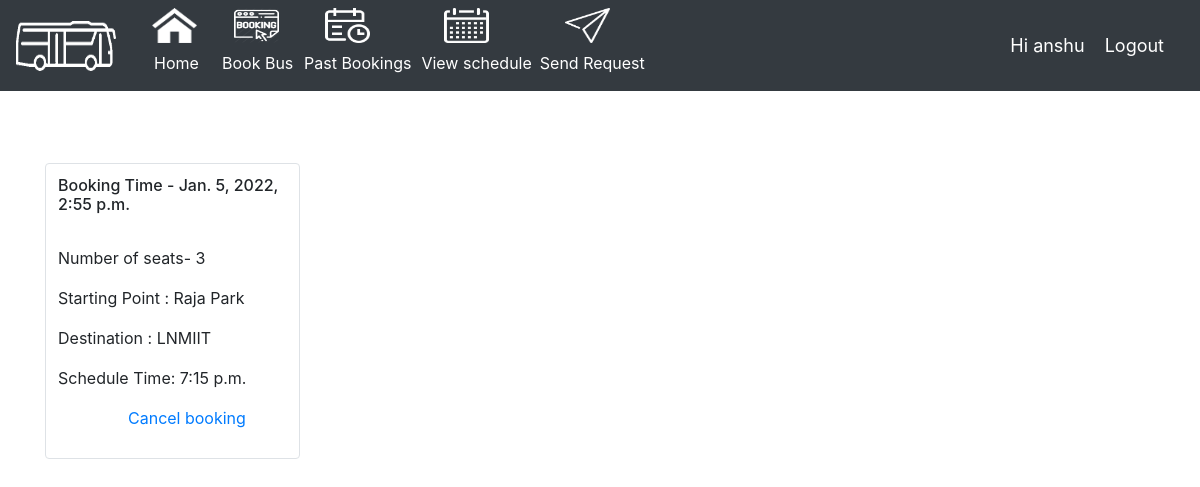
/view_booking/ (signed in), run on the app's committed database.
### bus_M_/models.py (models this page shows, shortened)
class Booking(models.Model):
    booking_id=models.AutoField(primary_key=True)
    user_email=models.ForeignKey(User,on_delete= models.CASCADE)
    date_time=models.DateTimeField(null=True)
    seat_no=models.IntegerField(null=False)
    schedule_id=models.ForeignKey(Schedule,null=False,on_delete= models.CASCADE)
    refund_status=models.BooleanField(default=False)

class Schedule(models.Model):
    CATEGORY = (
			('Sunday', 'Sunday'),
			('Monday', 'Monday'),
            ('Tuesday', 'Tuesday'),
            ('Wednesday', 'Wednesday'),
            ('Thrusday', 'Thrusday'),
            ('Friday', 'Friday'),
            ('Saturday', 'Saturday'),
			)
    schedule_id = models.AutoField(primary_key=True)
    bus_id = models.ForeignKey(Bus, null=True, on_delete= models.CASCADE)
    time = models.TimeField(null=False)
    start = models.CharField(max_length=300,null=False)
    destination=models.CharField(max_length=300,null=False)
    available_seats = models.IntegerField(null=False)
    day= models.CharField(max_length=200,null=False,choices=CATEGORY)
    running_status = models.BooleanField(default=True)

### bus_M_/views.py (the view)
# urls.py: path('view_booking/', views.view_booking, name='view_booking'),
@login_required(login_url='login')
def view_booking(request):
    user = request.user
    booking_obj = Booking.objects.filter(user_email = user).all()
    schedule_obj = Schedule.objects.all()
    return render(request,'accounts/Past_bookings.html',{'booking_obj' : booking_obj, 'schedule_obj' : schedule_obj})

### bus_M_/templates/accounts/Past_bookings.html (shortened to what this page needs)
{%  extends 'accounts/main.html' %}
{% block content %}
<br><br><br>
<div class="container">
    <div class="row">
      {% for p in booking_obj %}
      <div class="col-md-7 col-lg-3 d-flex align-items-stretch" data-aos="fade-up">
        <div class="icon-box icon-box-pink">
            <div class="blog-post rounded border" style="padding: 12px 12px 12px;">
          <h6 class="title">Booking Time - {{p.date_time}}</h6><br>
          <p class="title">Number of seats- {{p.seat_no}}</p>
           <p class="description">Starting Point :  {{p.schedule_id.start}}</p>
           <p class="description">Destination :  {{p.schedule_id.destination}}</p>
           <p class="description">Schedule Time:  {{p.schedule_id.time}}</p>
           <p><a type="submit" style="margin-left: 70px;" href="{% url 'cancel_booking' p.booking_id %}">Cancel booking</a></p>
            </div>
        </div>
      </div>
      {%endfor%}
    </div>
  </div>
{% endblock content %}

### bus_M_/templates/accounts/navbar.html (shortened to what this page needs)
{% load static %}
<nav class="navbar navbar-expand-lg navbar-dark bg-dark">
 <img src="{% static 'images/buslogo.png' %}" class="image">&nbsp; &nbsp;&nbsp;&nbsp;&nbsp;&nbsp;&nbsp;
  <div class="collapse navbar-collapse" id="navbarNav">
    <ul class="navbar-nav">
      <li class="nav-item active">
        <img src="{% static 'images/home icon.png' %}" class="image" style="width:45px; height:35px;">&nbsp; &nbsp;&nbsp;&nbsp;&nbsp;
        <a class="nav-link" href="{% url 'home'%}" style="margin-left:-6px;">Home</a>
      </li>
      <li class="nav-item active">
        <img src="{% static 'images/booking.png' %}" class="image" style="width:45px; height:35px; margin-left:10px;">&nbsp; &nbsp;&nbsp; &nbsp;
        <a class="nav-link" href="{% url 'book_bus'%}" style="margin-left:-10px;">Book Bus</a>
      </li>
      <li class="nav-item active">
        <img src="{% static 'images/past booking.png' %}" class="image" style="width:45px; height:35px; margin-left:19px;">&nbsp; &nbsp;&nbsp;&nbsp;&nbsp;&nbsp;&nbsp;&nbsp;&nbsp;
        <a class="nav-link" href="{% url 'view_booking'%}" style="margin-left:-10px;">Past Bookings
        </a>
      </li>
       <li class="nav-item active">
        <img src="{% static 'images/schedule.png' %}" class="image" style="width:45px; height:35px;  margin-left:25px;">&nbsp; &nbsp;&nbsp;&nbsp;&nbsp;&nbsp;&nbsp;&nbsp;&nbsp;&nbsp;
        <a class="nav-link" href="{% url 'schedule'%}" style="margin-left:-6px;">View schedule</a>
      </li>
       <li class="nav-item active">
        <img src="{% static 'images/send request.png' %}" class="image" style="width:45px; height:35px; margin-left:25px;">&nbsp; &nbsp;&nbsp;&nbsp;&nbsp;
        <a class="nav-link" href="{%url 'add_request'%}" style="margin-left:-8px;">Send Request</a>
      </li>&nbsp;&nbsp;&nbsp;&nbsp;&nbsp;&nbsp;&nbsp;&nbsp;&nbsp;&nbsp;&nbsp;&nbsp;&nbsp;&nbsp;&nbsp;&nbsp;&nbsp;&nbsp;&nbsp;&nbsp;&nbsp;&nbsp;&nbsp;&nbsp;
    </ul>
  </div>
  <span class="hello-msg">Hi {{request.user.username}}</span>
  <span ><a  class="hello-msg" href="{% url 'logout' %}">Logout</a></span>
</nav>

### bus_M_/templates/accounts/navbar.html (style rules this page uses)
.hello-msg { font-size: 18px; color: #fff; margin-right: 20px; }
.image { width:100px; height:50px; }

### data on the page
Booking: date_time "Jan. 5, 2022, 2:55 p.m.", seat_no "3", schedule_id.start "Raja Park", schedule_id.destination "LNMIIT", schedule_id.time "7:15 p.m."

### other printed values
{{ request.user.username }} "anshu"
